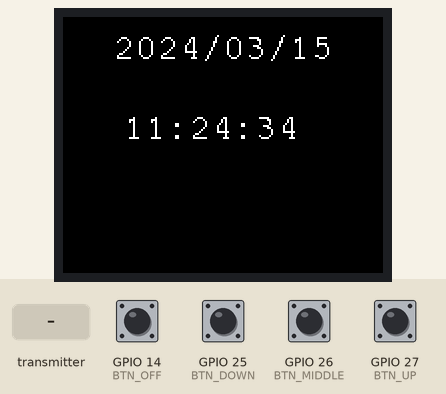
Simulated run of this sketch. Board: ESP32. Shown: 160×128 colour display. The inputs (shaded band) are chosen by the test bench; at power-on: GPIO 14 (BTN_OFF), GPIO 25 (BTN_DOWN), GPIO 26 (BTN_MIDDLE), GPIO 27 (BTN_UP) HIGH. WiFi joins after 1.5 s; servers stay silent unless stated; the local clock reads 2024-03-15 10:24:30 at power-on unless the sketch sets it; the audio player accepts every command and is not drawn; what the sketch prints to the serial monitor is not drawn.

Above: at 3.4 s.
3.5 s: GPIO 26 (BTN_MIDDLE) pulled LOW for 0.15 s
At 4.6 s:
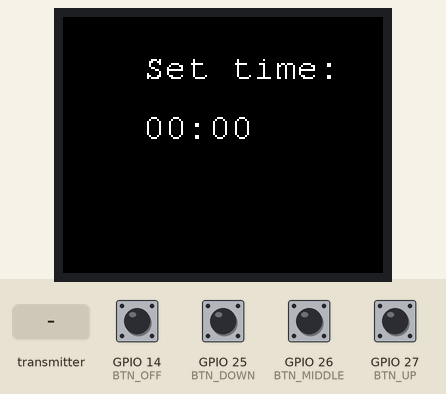
5.7 s: GPIO 14 (BTN_OFF) pulled LOW for 0.15 s
At 8.6 s:
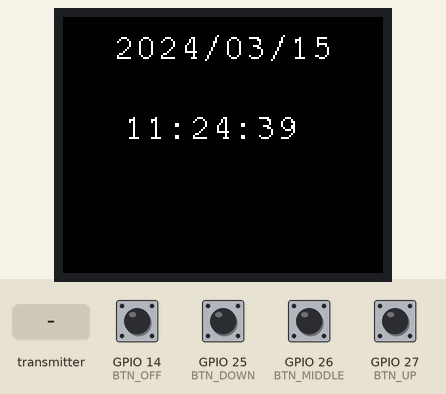
8.7 s: the transmitter starts sending b = 0
Timing chart, 0 to 11.7 s (numbered marks = the images above; inputs shaded):
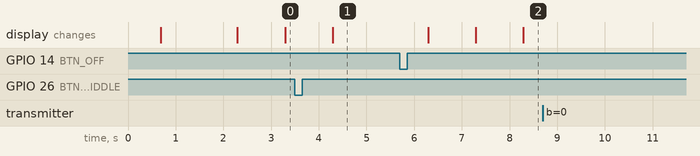

The sketch:

reciver_v1.ino
```cpp
// BUG -> sender can't send data in the same moment when
// reciver try to get data from wifi for hour management

#include <Adafruit_GFX.h>
#include <Fonts/FreeMono9pt7b.h>
#include <Adafruit_ST7735.h>
#include <SPI.h>
#include <WiFi.h>
#include <esp_now.h>
#include <NTPClient.h>
#include <WiFiUdp.h>
#include <time.h>
#include "SoftwareSerial.h"
#include "DFRobotDFPlayerMini.h"

// Wi-Fi credentials - change it for your WIFI
const char* ssid = "iPhone";
const char* password = "12345678";

// Use pins 2 and 3 to communicate with DFPlayer Mini
static const uint8_t PIN_MP3_TX = 32; // Connects to module's RX
static const uint8_t PIN_MP3_RX = 33; // Connects to module's TX
SoftwareSerial softwareSerial(PIN_MP3_RX, PIN_MP3_TX);

// Create the Player object
DFRobotDFPlayerMini player;


// NTP Client
WiFiUDP ntpUDP;
NTPClient timeClient(ntpUDP, "pool.ntp.org", 3600, 60000); // Adjust for your timezone

// TFT display pin definitions
#define TFT_CS     5
#define TFT_RST    4
#define TFT_DC     2
#define TFT_MOSI  23
#define TFT_SCLK  18

// Buttons pin definitions
#define BTN_UP 27
#define BTN_MIDDLE 26
#define BTN_DOWN 25
#define BTN_OFF 14

// DFD Player pins
#define RX 16
#define TX 17

typedef struct struct_message {
  int b;
} struct_message;

struct_message myData;

struct tm timeinfo;

// Initialize the TFT display
Adafruit_ST7735 tft = Adafruit_ST7735(TFT_CS, TFT_DC, TFT_MOSI, TFT_SCLK, TFT_RST);

// Adres MAC drugiego modułu ESP32 - ZMIEŃ NA WŁAŚCIWY
uint8_t remoteMac[] = {0xD4, 0x8A, 0xFC, 0x9D, 0xCF, 0xA4};
esp_now_peer_info_t peerInfo;

bool alarm_mode = false;
int alarmHour = 0;
int alarmMinute = 0;
bool settingHour = false;

unsigned long previousMillis = 0; // Will store last time the display was updated
const long interval = 1000; // Interval at which to update the display (milliseconds)
bool timeFetched = false; // Flag to check if time has been fetched

void setup() {
  // initalize dfplayer mini
  softwareSerial.begin(9600);
  // Start communication with DFPlayer Mini
  if (player.begin(softwareSerial)) {
   Serial.println("OK");
   player.volume(30);
  } else {
    Serial.println("Connecting to DFPlayer Mini failed!");
  }

  myData.b = 0;
  // pin mode setup
  pinMode(BTN_UP, INPUT_PULLUP);
  pinMode(BTN_MIDDLE, INPUT_PULLUP);
  pinMode(BTN_DOWN, INPUT_PULLUP);
  pinMode(BTN_OFF, INPUT_PULLUP);

  Serial.begin(115200);

  // Initalize screen
  tft.initR(INITR_BLACKTAB);
  tft.setFont(&FreeMono9pt7b);
  tft.setRotation(1);
  tft.setTextSize(1);
  tft.setTextColor(ST77XX_WHITE);

  // Initialize and connect to WiFi
  WiFi.mode(WIFI_STA);
  WiFi.begin(ssid, password);
  while (WiFi.status() != WL_CONNECTED) {
    Serial.println("Connecting to WiFi...");
    tft.fillScreen(ST77XX_BLACK);
    tft.setCursor(10, 50);
    tft.print("Connecting to WiFi...");
    delay(500);
  }
  Serial.println("Connected to WiFi!");
  tft.fillScreen(ST77XX_BLACK);
  tft.setCursor(10, 50);
  tft.print("Connected to WiFi!");

  // Fetch time and date
  configTime(0, 3600, "pool.ntp.org", "time.nist.gov"); // Set timezone and NTP server
  if (!getLocalTime(&timeinfo)) {
    Serial.println("Failed to obtain time");
  } else {
    timeFetched = true; // Set flag as true after fetching time
    displayDateTime(); // Display time immediately after fetching
  }

  timeinfo.tm_hour++;

  // Disconnect from WiFi
  WiFi.disconnect(true);
  WiFi.mode(WIFI_STA);
  Serial.println("Disconnected from WiFi");

  // esp-now setup
  if (esp_now_init() != ESP_OK) {
    Serial.println("Błąd inicjalizacji ESP-NOW");
    return;
  }

  esp_now_register_send_cb(OnDataSent);
  esp_now_register_recv_cb(OnDataRecv);

  peerInfo.channel = 0;
  peerInfo.encrypt = false;
  memcpy(peerInfo.peer_addr, remoteMac, 6);

  if (esp_now_add_peer(&peerInfo) != ESP_OK) {
    Serial.println("Błąd dodawania pary ESP-NOW");
    return;
  }
}

void loop() {
  unsigned long currentMillis = millis();
  if (timeFetched && currentMillis - previousMillis >= interval) {
    previousMillis = currentMillis; // Save the last time you updated the display
    timeinfo.tm_sec += 1; // Increment the second
    mktime(&timeinfo); // Normalize the time structure

    if (!alarm_mode) {
      if (alarmHour == timeinfo.tm_hour && alarmMinute == timeinfo.tm_min && myData.b == 0) {
        myData.b = 1;
      }
      if (myData.b == 1) {
        player.play(1);
        esp_err_t result = esp_now_send(remoteMac, (uint8_t *) &myData, sizeof(myData));
        if (result == ESP_OK) {
          Serial.println("Sent with success");
          myData.b = 2;
        } else {
          Serial.println("Error sendint the data");
        }

      }
      displayDateTime();
    } else {
      alarmSetter();
    }
  }

  if (digitalRead(BTN_MIDDLE) == LOW) {
    alarm_mode = true;
  }

  if (digitalRead(BTN_OFF) == LOW) {
    alarm_mode = false;
  }
}

void OnDataSent(const uint8_t *mac_addr, esp_now_send_status_t status) {
  Serial.print(" send status:\t");
  Serial.println(status == ESP_NOW_SEND_SUCCESS ? "Delivery Success" : "Delivery Fail");
}

void OnDataRecv(const uint8_t * mac, const uint8_t *incomingData, int len) {
  player.stop();
  delay(60000);
  memcpy(&myData, incomingData, sizeof(myData));
  Serial.println(myData.b);
}

void displayDateTime() {
    char timeBuffer[9];
  sprintf(timeBuffer, "%02d:%02d:%02d", timeinfo.tm_hour, timeinfo.tm_min, timeinfo.tm_sec);

  tft.fillScreen(ST77XX_BLACK);
  tft.setCursor(30, 60);
  tft.print(timeBuffer);

  char dateBuffer[11];
  sprintf(dateBuffer, "%04d/%02d/%02d", (timeinfo.tm_year + 1900), (timeinfo.tm_mon + 1), timeinfo.tm_mday);
  tft.setCursor(25, 20);
  tft.print(dateBuffer);
}

// Setting alarm clock

// Function prototypes (if not already defined)
void addTimeToAlarm();
void toggleTimeSettingMode();
void displayAlarmTime();

void alarmSetter() {
  static unsigned long lastPressTime = 0;
  unsigned long pressInterval = 1; // Extremely short time between increments

  // Check if the UP button is pressed
  if (digitalRead(BTN_UP) == LOW) {
    if (millis() - lastPressTime > pressInterval) {
      addTimeToAlarm();
      lastPressTime = millis();
    }
  }

  // Check if the DOWN button is pressed
  if (digitalRead(BTN_DOWN) == LOW) {
    if (millis() - lastPressTime > pressInterval) {
      decreaseTimeFromAlarm();
      lastPressTime = millis();
    }
  }

  // Toggle between hour and minute setting with the middle button
  if (digitalRead(BTN_MIDDLE) == LOW) {
    toggleTimeSettingMode();
    delay(200); // Delay to prevent rapid toggling
  }


  // Display the current alarm time
  displayAlarmTime();
}

void addTimeToAlarm() {
  if (settingHour) {
    alarmHour = (alarmHour + 1) % 24; // Increment hour
  } else {
    alarmMinute++;
    if (alarmMinute >= 60) {
      alarmMinute = 0;
    }
  }
}

void decreaseTimeFromAlarm() {
  if (settingHour) {
    alarmHour = (alarmHour == 0) ? 23 : alarmHour - 1;
  } else {
    alarmMinute = (alarmMinute == 0) ? 59 : alarmMinute - 1;
  }
}

void toggleTimeSettingMode() {
  settingHour = !settingHour; // Toggle between hour and minute setting
}

// Global variables for the last displayed time
int lastDisplayedHour = -1;
int lastDisplayedMinute = -1;

void displayAlarmTime() {
  // Check if the time has changed since the last update
  if (alarmHour != lastDisplayedHour || alarmMinute != lastDisplayedMinute) {
    // Update the last displayed time
    lastDisplayedHour = alarmHour;
    lastDisplayedMinute = alarmMinute;

    // Format and display the new time
    char buffer[6];
    sprintf(buffer, "%02d:%02d", alarmHour, alarmMinute);

    tft.fillScreen(ST77XX_BLACK);
    tft.setCursor(40, 60); // Adjust the cursor position as needed
    tft.print(buffer);
    tft.setCursor(40, 30);
    tft.print("Set time: ");
  }
}
```

Measured:
- after the input at 3.5 s, the display: changes after 0.79 s (image 1)
- after the input at 5.7 s, the display: first changes after 0.59 s (image 2 shows a later state)
- after the input at 8.7 s, every drawn part: stays the same
